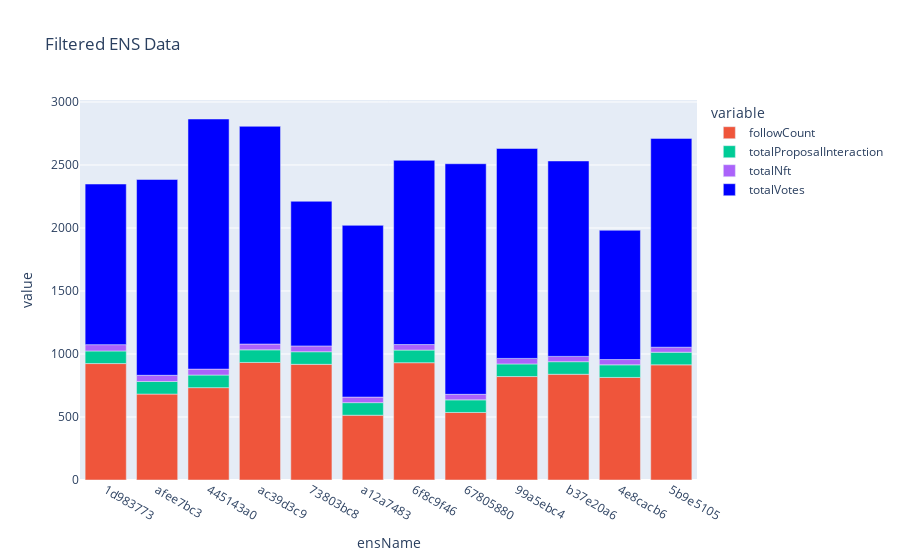

The notebook cell saved with this chart:
### Code cell
import pandas as pd
import plotly.express as px
import plotly.graph_objects as go
import matplotlib.pyplot as plt
import warnings

warnings.filterwarnings("ignore")

data = pd.read_csv('/Users/aoamacsplace/Documents/mosaic/new2/simulated_data.csv')

conditions = {
    'followCount': (500, 1000),
    'totalProposalInteraction': (100, 200),
    'totalNft': (40, 50),
    'totalVotes': (1000, 2000)
}

def filter_ens_names(data, conditions):
    filtered_names = data.copy()
    for column, (min_value, max_value) in conditions.items():
        filtered_names = filtered_names[(filtered_names[column] >= min_value) & (filtered_names[column] <= max_value)]
    filtered_ens_names = filtered_names[['ensName']].reset_index(drop=True)
    return filtered_ens_names

filtered_ens_names = filter_ens_names(data, conditions)
selected_columns = ['ensName', 'followCount', 'totalProposalInteraction', 'totalNft', 'totalVotes']
filtered_ens_data = data[data['ensName'].isin(filtered_ens_names['ensName'])][selected_columns].reset_index(drop=True)
print("Filtered ENS Data:")
print(filtered_ens_data)

fig = px.bar(filtered_ens_data.sort_values(by='totalNft', ascending=False), x='ensName', y=selected_columns, title='Filtered ENS Data',
             color_discrete_map={'totalVotes': 'blue'})

fig.show()

### Figure 1 — Plotly figure (JSON) as saved in the notebook; plotly's stock layout.template omitted (floating-point values rounded to 4 significant figures)
{"data": [{"alignmentgroup": "True", "hovertemplate": "variable=followCount<br>ensName=%{x}<br>value=%{y}<extra></extra>", "legendgroup": "followCount", "marker": {"color": "#EF553B", "pattern": {"shape": ""}}, "name": "followCount", "offsetgroup": "followCount", "orientation": "v", "showlegend": true, "textposition": "auto", "type": "bar", "x": ["1d983773", "afee7bc3", "445143a0", "ac39d3c9", "73803bc8", "a12a7483", "6f8c9f46", "67805880", "99a5ebc4", "b37e20a6", "4e8cacb6", "5b9e5105"], "xaxis": "x", "y": [924, 682, 733, 933, 918, 514, 931, 536, 821, 839, 814, 914], "yaxis": "y"}, {"alignmentgroup": "True", "hovertemplate": "variable=totalProposalInteraction<br>ensName=%{x}<br>value=%{y}<extra></extra>", "legendgroup": "totalProposalInteraction", "marker": {"color": "#00cc96", "pattern": {"shape": ""}}, "name": "totalProposalInteraction", "offsetgroup": "totalProposalInteraction", "orientation": "v", "showlegend": true, "textposition": "auto", "type": "bar", "x": ["1d983773", "afee7bc3", "445143a0", "ac39d3c9", "73803bc8", "a12a7483", "6f8c9f46", "67805880", "99a5ebc4", "b37e20a6", "4e8cacb6", "5b9e5105"], "xaxis": "x", "y": [100, 100, 100, 100, 100, 100, 100, 100, 100, 100, 100, 100], "yaxis": "y"}, {"alignmentgroup": "True", "hovertemplate": "variable=totalNft<br>ensName=%{x}<br>value=%{y}<extra></extra>", "legendgroup": "totalNft", "marker": {"color": "#ab63fa", "pattern": {"shape": ""}}, "name": "totalNft", "offsetgroup": "totalNft", "orientation": "v", "showlegend": true, "textposition": "auto", "type": "bar", "x": ["1d983773", "afee7bc3", "445143a0", "ac39d3c9", "73803bc8", "a12a7483", "6f8c9f46", "67805880", "99a5ebc4", "b37e20a6", "4e8cacb6", "5b9e5105"], "xaxis": "x", "y": [50, 49, 47, 46, 46, 44, 44, 44, 44, 42, 42, 40], "yaxis": "y"}, {"alignmentgroup": "True", "hovertemplate": "variable=totalVotes<br>ensName=%{x}<br>value=%{y}<extra></extra>", "legendgroup": "totalVotes", "marker": {"color": "blue", "pattern": {"shape": ""}}, "name": "totalVotes", "offsetgroup": "totalVotes", "orientation": "v", "showlegend": true, "textposition": "auto", "type": "bar", "x": ["1d983773", "afee7bc3", "445143a0", "ac39d3c9", "73803bc8", "a12a7483", "6f8c9f46", "67805880", "99a5ebc4", "b37e20a6", "4e8cacb6", "5b9e5105"], "xaxis": "x", "y": [1275, 1554, 1985, 1728, 1148, 1363, 1462, 1830, 1666, 1551, 1026, 1657], "yaxis": "y"}], "layout": {"barmode": "relative", "legend": {"title": {"text": "variable"}, "tracegroupgap": 0}, "title": {"text": "Filtered ENS Data"}, "xaxis": {"anchor": "y", "domain": [0, 1], "title": {"text": "ensName"}}, "yaxis": {"anchor": "x", "domain": [0, 1], "title": {"text": "value"}}}}
